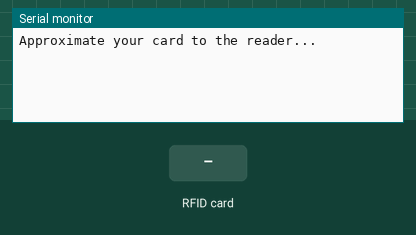
The sketch below on a simulated Arduino Mega 2560, built with avr-gcc and run on an emulated ATmega2560. On the bench: the last lines printed to the serial monitor. The inputs (shaded band) are chosen by the test bench.

Above: at 1.2 s.
1.3 s: RFID card 89 5B A2 99 held to the reader
At 2.0 s:
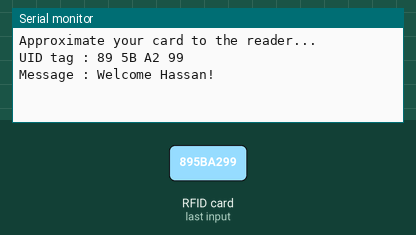
2.8 s: RFID card E7 70 AD 89 held to the reader
At 5.5 s:
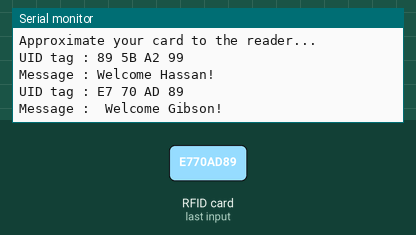
5.8 s: RFID card 48 01 AF 89 held to the reader
At 8.2 s:
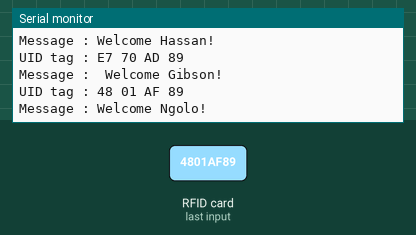
8.8 s: RFID card 5E 7A 19 C4 held to the reader
At 11.8 s:
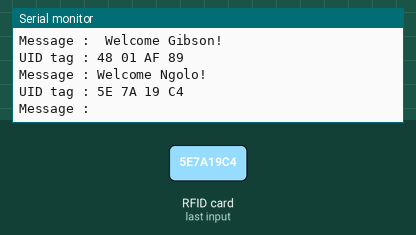

The sketch:

RFID_Access.ino
```cpp
/*
 *
 Attendance system

 by Isaac Mwondi.
 *
 */
#include <SPI.h>
#include <MFRC522.h>

#define SS_PIN 53
#define RST_PIN 5
MFRC522 mfrc522(SS_PIN, RST_PIN);   // Create MFRC522 instance.

void setup()
{
  Serial.begin(9600);   // Initiate a serial communication
  SPI.begin();      // Initiate  SPI bus
  mfrc522.PCD_Init();   // Initiate MFRC522
  Serial.println("Approximate your card to the reader...");
  Serial.println();

}
void loop()
{
  // Look for new cards
  if ( ! mfrc522.PICC_IsNewCardPresent())
  {
    return;
  }
  // Select one of the cards
  if ( ! mfrc522.PICC_ReadCardSerial())
  {
    return;
  }
  //Show UID on serial monitor
  Serial.print("UID tag :");
  String content= "";
  byte letter;
  for (byte i = 0; i < mfrc522.uid.size; i++)
  {
     Serial.print(mfrc522.uid.uidByte[i] < 0x10 ? " 0" : " ");
     Serial.print(mfrc522.uid.uidByte[i], HEX);
     content.concat(String(mfrc522.uid.uidByte[i] < 0x10 ? " 0" : " "));
     content.concat(String(mfrc522.uid.uidByte[i], HEX));
  }
  Serial.println();
  Serial.print("Message : ");
  content.toUpperCase();
  if (content.substring(1) == "89 5B A2 99") //change here the UID of the card/cards that you want to give access
  {
    Serial.println("Welcome Hassan!");
    Serial.println();
    delay(3000);
  }

 else   {if(content.substring(1) == "E7 70 AD 89"){
    Serial.println(" Welcome Gibson!");
   Serial.println();
    delay(3000);
  }
  else{
    if(content.substring(1) == "48 01 AF 89"){
      Serial.println("Welcome Ngolo!");
      Serial.println();
      delay(3000);
      }
    }
  }
}
```

Measured:
- after the input at 1.3 s, the serial monitor: prints a new line at once (image 1)
- after the input at 2.8 s, the serial monitor: prints a new line after 1.5 s (image 2)
- after the input at 5.8 s, the serial monitor: prints a new line after 1.5 s (image 3)
- after the input at 8.8 s, the serial monitor: prints a new line after 1.5 s (image 4)
